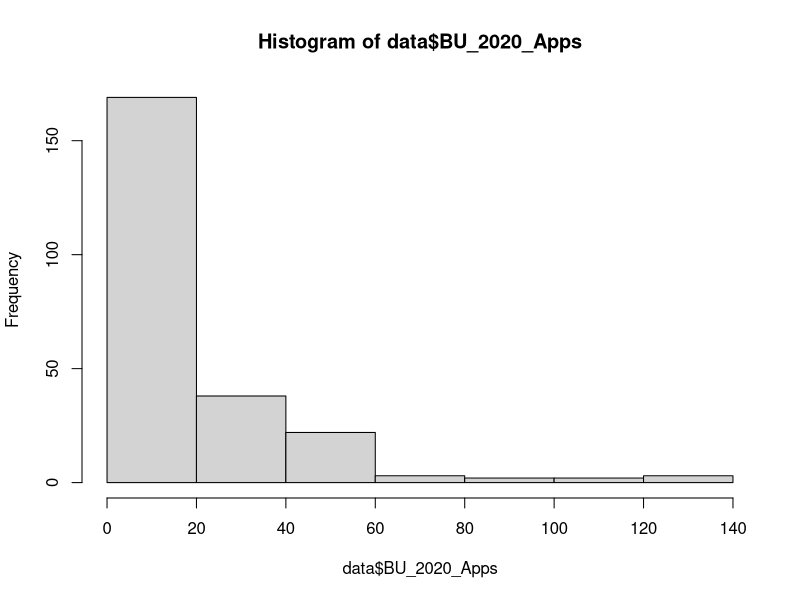
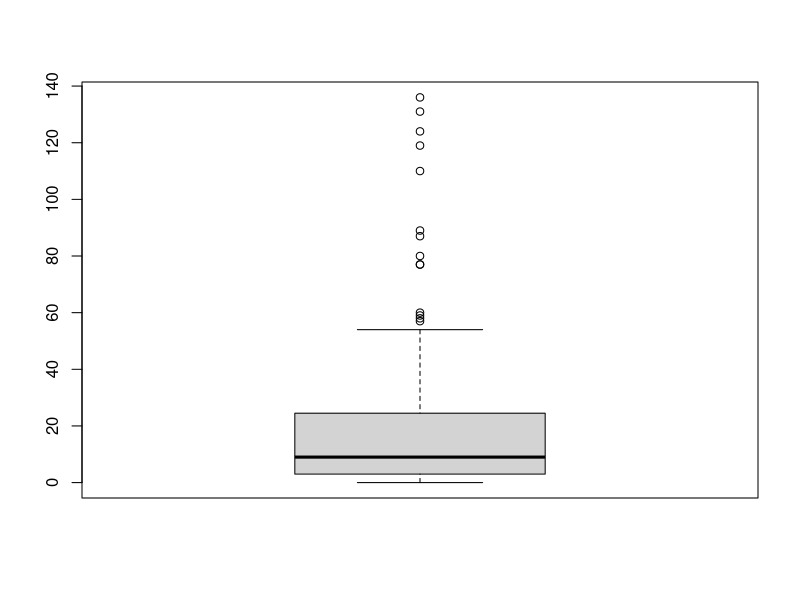
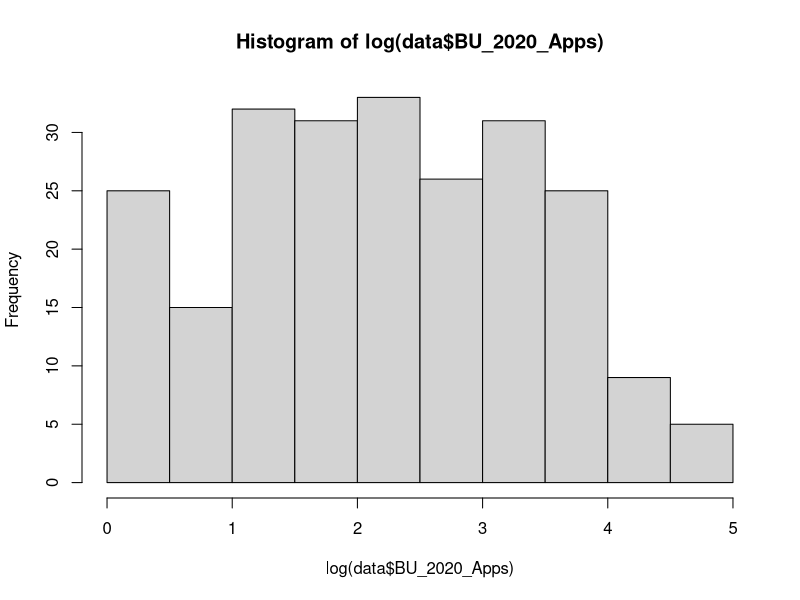
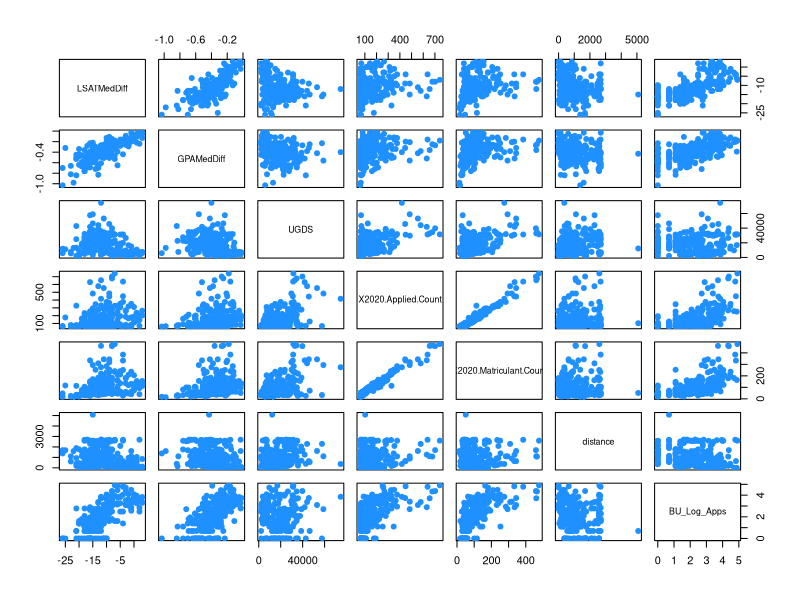
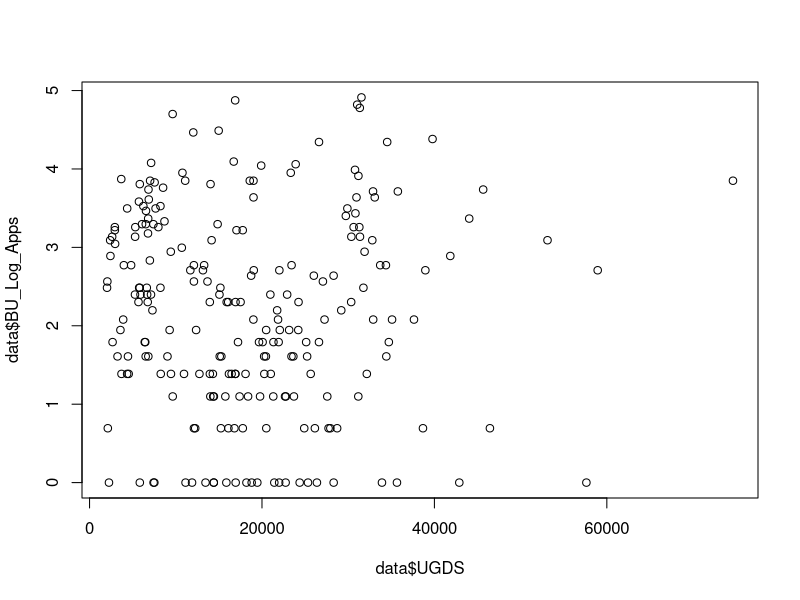
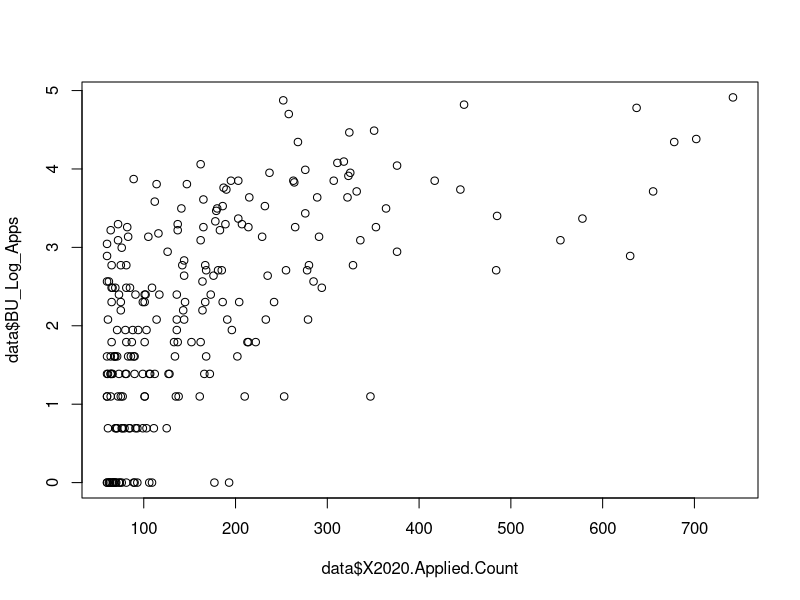
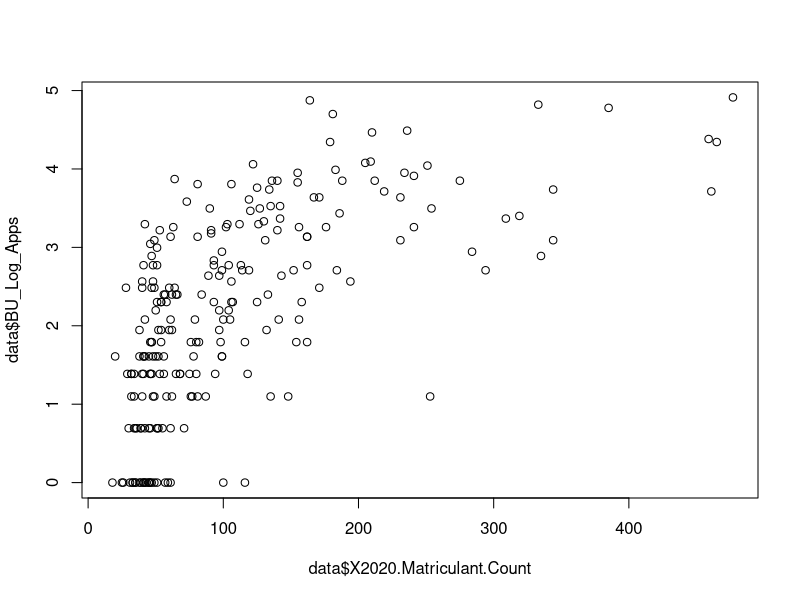
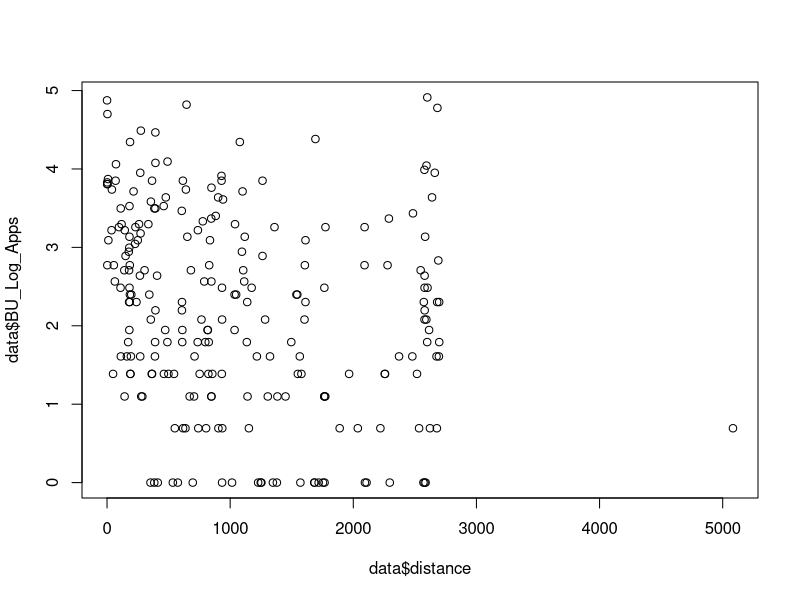

The R script that drew these images, in order: (Note: this script raises an error after producing the figures.)
#setwd("C:/Users/Peter's Laptop/Documents/CS555F21DataAnalysisR")
install.packages("geosphere")
library(geosphere)

#Read CSV files 
data = read.csv("240_Feeder_data.csv", header = TRUE)

#Calculate distance from Unis to BU
lon = as.vector(data$Longitude)
lat = as.vector(data$Latitude)
BULon = as.vector(rep(-71.10640804519835, times=239))
BULat = as.vector(rep(42.350252194515846, times=239))
distance = distHaversine(cbind(lon, lat), cbind(BULon, BULat))
#Converting meters to miles and saving to the dataframe
data$distance = round((distance*0.000621371), 2)

#Distribution of response variable
hist(data$BU_2020_Apps)
boxplot(data$BU_2020_Apps)

#Distribution of response variable after ln transformation
hist(log(data$BU_2020_Apps))
data$BU_Log_Apps = log(data$BU_2020_Apps)

#Scatterplot matrix
pairs(data[,10:16], pch = 19, col = "dodgerblue")


#Visualizing relationship between various predictors and the response variable
plot(data$UGDS, data$BU_Log_Apps)
plot(data$X2020.Applied.Count, data$BU_Log_Apps)
plot(data$X2020.Matriculant.Count, data$BU_Log_Apps)
plot(data$distance, data$BU_Log_Apps)
plot(data$LSATMedDiff, data$BU_Log_Apps)
plot(data$GPAMedDiff, data$BU_Log_Apps)



#Multiple Linear Regression
model = lm(data$BU_Log_Apps ~ data$UGDS + data$X2020.Applied.Count + data$LSATMedDiff + data$GPAMedDiff)
summary(model)
plot(data$BU_Log_Apps, model$residuals)
abline(a = 0, b = 0, col = "red")
